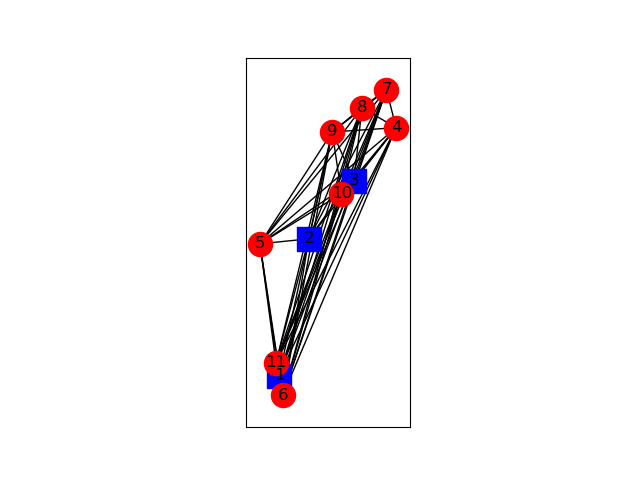

This chart was generated by the following Python code:
import networkx as nx
import matplotlib.pyplot as plt
import numpy as np
import sys 

class Graph: 
    #Anger koordinater för Sverige
    LAT_MIN, LAT_MAX = 55.3, 69.1   
    LON_MIN, LON_MAX = 10.9, 24.2  

    #Grossisternas städer och dess koordinater
    CITIES = {
            "Stockholm":   (59.33, 18.07),
            "Gothenburg":  (57.71, 11.97),
            "Malmö":       (55.60, 13.00),
            "Uppsala":     (59.86, 17.64),
            "Västerås":    (59.61, 16.54),
            "Örebro":      (59.27, 15.21),
            "Linköping":   (58.41, 15.62),
            "Helsingborg": (56.05, 12.69)
            }
    city_pos = list(CITIES.values())
    centroid_x = np.mean([x for x, y in city_pos])
    centroid_y = np.mean([y for x, y in city_pos])
    #Fabrikernas städer och koordinater
    FACTORIES = {
            "Landskrona":  (55.87, 12.83), 
            "Jönköping":   (57.78, 14.16),
            "Norrköping":   (58.59, 16.19),
            #"Mellanlager" : (59.61, 16.54) #Ändra var du vill placera mellanlagret här. 
            }

    def __init__(self, factories, wholesalers):
        self.factories = factories
        self.wholesalers = wholesalers
        #a, b är parametrar till ellipsformen som Sverige antas ha 
        self.a = 3
        self.b = 10
        self.city_pos = {
            city: self.latlon_to_ellipse(lat, lon)
            for city, (lat, lon) in self.CITIES.items()
        }
        self.factory_pos = {
            factory : self.latlon_to_ellipse(lat, lon)
            for factory, (lat, lon) in self.FACTORIES.items()
        }
    
    #normerad konvertering av koordinater i latitud och longitud till kartesiska på [-1, 1]
    def latlon_to_ellipse(self, lat, lon):
        u = (lon - self.LON_MIN) / (self.LON_MAX - self.LON_MIN) * 2 - 1  
        v = (lat - self.LAT_MIN) / (self.LAT_MAX - self.LAT_MIN) * 2 - 1  
        x = self.a * u
        y = self.b * v
        return x, y

    def createGraph(self): 
        #välj vilka noder som är fabriker eller grossister 
        factory_index_nodes = list(range(1, self.factories + 1))
        wholesale_index_nodes = list(range(self.factories + 1, self.factories + self.wholesalers + 1))

        G = nx.Graph()

        #skapar vägar mellan alla grossister
        for i in wholesale_index_nodes:
            for j in wholesale_index_nodes:
                if (i != j):
                    G.add_edge(i, j)

        #skapar vägar mellan alla fabriker och grossister 
        for i in factory_index_nodes:
            for j in wholesale_index_nodes:
                G.add_edge(i, j)

        city_names = list(self.CITIES.keys())
        city_pos_list = list(self.city_pos.values()) 
        factory_names = list(self.FACTORIES.keys())
        factory_pos_list = list(self.factory_pos.values()) 

        #Skapar en lista av positioner för att kunna bilda ett euklidkskt avstånd mellan alla noder
        pos = {}
        for i, f in enumerate(factory_index_nodes):
            pos[f] = factory_pos_list[i]
        for i, w in enumerate(wholesale_index_nodes):
            pos[w] = city_pos_list[i]  

        for u, v in G.edges():
            x1, y1 = pos[u]
            x2, y2 = pos[v]
            distance = np.sqrt((x2 - x1)**2 + (y2 - y1)**2)
            G[u][v]['weight'] = round(distance)
        
        self.initialize_flow(G, wholesale_index_nodes, factory_index_nodes)

        return G, pos, factory_index_nodes, wholesale_index_nodes

    #Definerar grossisternas behov och fabrikernas produktion (flöde) som varierar 
    #Krav att totala produktion > totala behov
    def initialize_flow(self, G, wholesale_index_nodes, factory_index_nodes):
        w_total = 0
        for w in wholesale_index_nodes:
            G.nodes[w]['demand'] = np.random.poisson(10)
            w_total += G.nodes[w]['demand']

        #Alla fabriker utom mellanlagret får produktion
        for f in factory_index_nodes: #Obs ta bort [:-1] om inget mellanlager
            G.nodes[f]['demand'] = np.random.poisson(27)

        #Hitta fabriken med högst produktion
        #max_factory = max(factory_index_nodes[:-1], key=lambda f: G.nodes[f]['demand'])
        #max_demand = G.nodes[max_factory]['demand']

        #Mellanlager får hälften av max fabrikens produktion
        #mellanlager = factory_index_nodes[-1]
        #G.nodes[mellanlager]['demand'] = int(max_demand * 0.7)
        #G.nodes[max_factory]['demand'] = int(max_demand *0.3)

        f_total = sum(G.nodes[f]['demand'] for f in factory_index_nodes)

        if f_total < w_total:
            self.initialize_flow(G, wholesale_index_nodes, factory_index_nodes)
    
    #Ritar grafen med noder och vägar
    @staticmethod
    def drawGraph(G, pos, factory_index_nodes, wholesale_index_nodes): 
        nx.draw_networkx_nodes(G, pos, nodelist=factory_index_nodes, node_shape='s', node_color='blue')
        nx.draw_networkx_nodes(G, pos, nodelist=wholesale_index_nodes, node_shape='o', node_color='red')
        nx.draw_networkx_labels(G, pos)
        nx.draw_networkx_edges(G, pos)

        plt.gca().set_aspect('equal') 
        plt.savefig("graph.png")
        plt.show()
